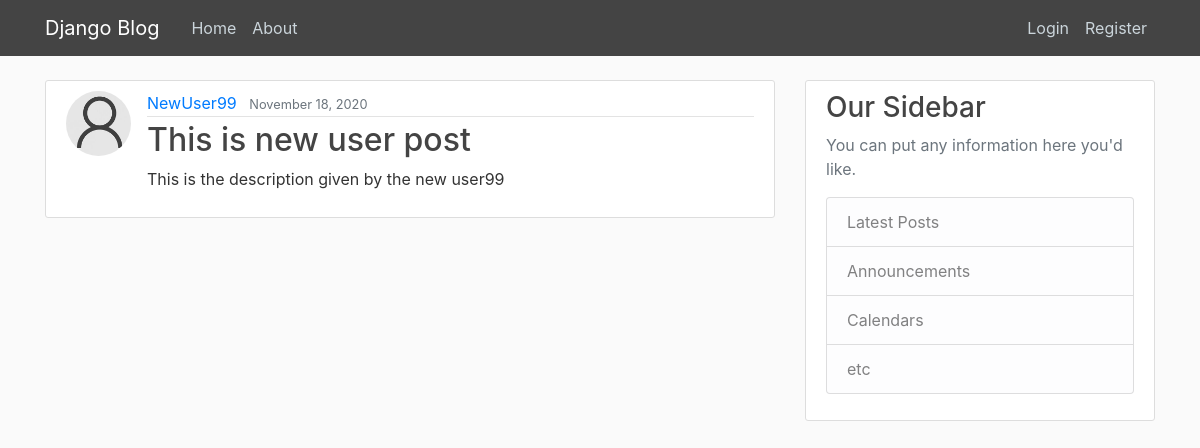
Screenshot of /post/32/ with the database file from the repository.
### blog/models.py (models this page shows, shortened)
class Post(models.Model):
    title = models.CharField(max_length=100)
    content = models.TextField()
    date_posted = models.DateTimeField(default=timezone.now)
    aurthor = models.ForeignKey(User, on_delete=models.CASCADE)

### users/models.py (models this page shows, shortened)
class Profile(models.Model):
    user = models.OneToOneField(User, on_delete=models.CASCADE)
    image = models.ImageField(default='default.jpg', upload_to='profile_pics')

### blog/views.py (the view)
# urls.py: path('post/<int:pk>/', PostDetailView.as_view(), name='post-detail'),
class PostDetailView(DetailView):
    model = Post

### blog/templates/blog/post_detail.html (shortened to what this page needs)
{% extends 'blog/base.html' %}
{% block content %}
    <article class="media content-section">
        <img  class = "rounded-circle article-img" src="{{ object.aurthor.profile.image.url }}" alt="">
        <div class="media-body">
        <div class="article-metadata">
            <a class="mr-2" href="{% url 'user-posts' object.aurthor.username %}">{{ object.aurthor }}</a>
            <small class="text-muted">{{ object.date_posted|date:"F d, Y" }}</small>
        </div>
        <h2 class="article-title" >{{ object.title }}</h2>
        <p class="article-content">{{ object.content }}</p>
        </div>
    </article>
{% endblock content %}

### blog/static/blog/main.css (style rules this page uses)
body { background: #fafafa; color: #333333; margin-top: 5rem; }
h1, h2, h3, h4, h5, h6 { color: #444444; }
.content-section { background: #ffffff; padding: 10px 20px; border: 1px solid #dddddd; border-radius: 3px; margin-bottom: 20px; }
.article-title { color: #444444; }
.article-content { white-space: pre-line; }
.article-img { height: 65px; width: 65px; margin-right: 16px; }
.article-metadata { padding-bottom: 1px; margin-bottom: 4px; border-bottom: 1px solid #e3e3e3 }

### rows the page displays
Post: aurthor.profile.image (placeholder picture), aurthor "NewUser99", date_posted "November 18, 2020", title "This is new user post", content "This is the description given by the new user99"
